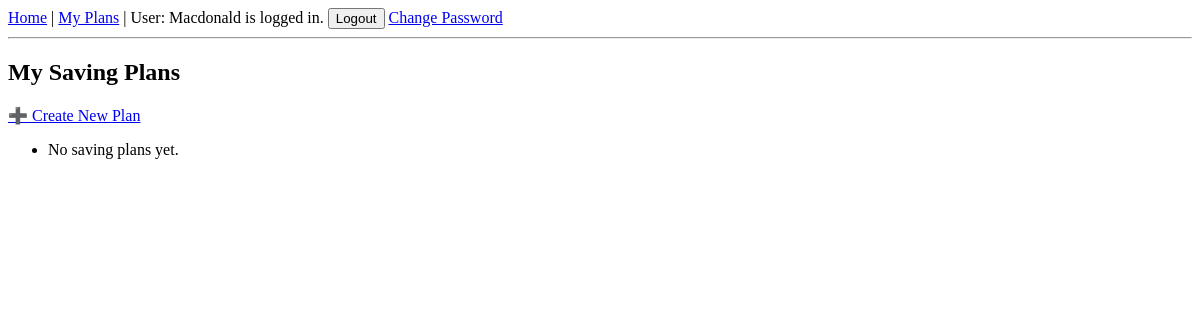
The page /plans/ (signed in) on the database as committed earlier.
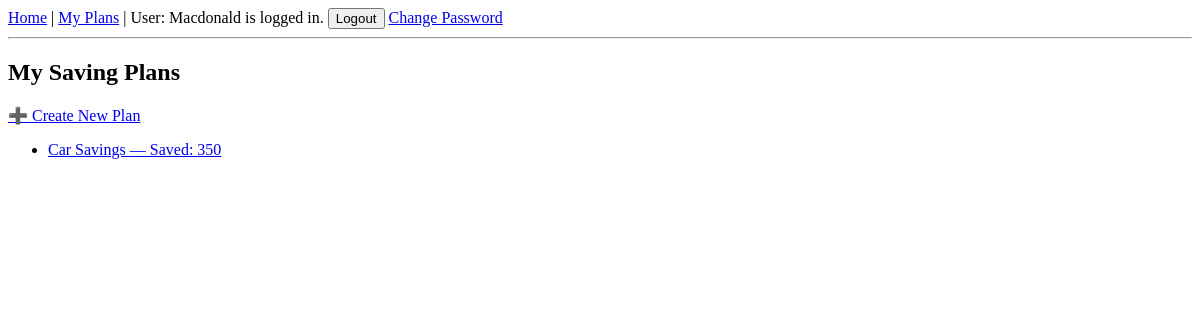
The same page on the database as committed later.
### savings/models.py (models this page shows, shortened)
class SavingPlan(models.Model):
    FREQUENCY_CHOICES = [
        ('daily', 'Daily'),
        ('weekly', 'Weekly'),
        ('monthly', 'Monthly'),
    ]
    user = models.ForeignKey(User, on_delete=models.CASCADE, related_name='saving_plans')
    name = models.CharField(max_length=100)
    target_amount = models.DecimalField(max_digits=10, decimal_places=2)
    start_date = models.DateField()
    end_date = models.DateField()
    frequency = models.CharField(max_length=10, choices=FREQUENCY_CHOICES)
    target_per_period = models.DecimalField(max_digits=10, decimal_places=2)
    created_at = models.DateTimeField(auto_now_add=True)
    def total_saved(self):
        total = self.contributions.aggregate(
            total=Sum('amount')
        )['total']
        return total or 0

### savings/views.py (the view)
# urls.py: path('plans/', plans_list, name='plans'),
@login_required
def plans_list(request):
    plans = SavingPlan.objects.filter(user=request.user)
    return render(request, 'savings/plans.html', {'plans': plans})

### templates/savings/plans.html
{% extends "base.html" %}
{% block content %}
<h2>My Saving Plans</h2>
<p>
  <a href="{% url 'create_plan' %}">➕ Create New Plan</a>
</p>
<ul>
  {% for plan in plans %}
    <li>
      <a href="{% url 'plan_detail' plan.id %}">
        {{ plan.name }} — Saved: {{ plan.total_saved }}
      </a>
    </li>
  {% empty %}
    <li>No saving plans yet.</li>
  {% endfor %}
</ul>
{% endblock %}

Rows that differ between the two databases and show on the page:
added SavingPlan: name "Car Savings", total_saved "350"
Other text that changed with them:
text no longer shown: "No saving plans yet."
